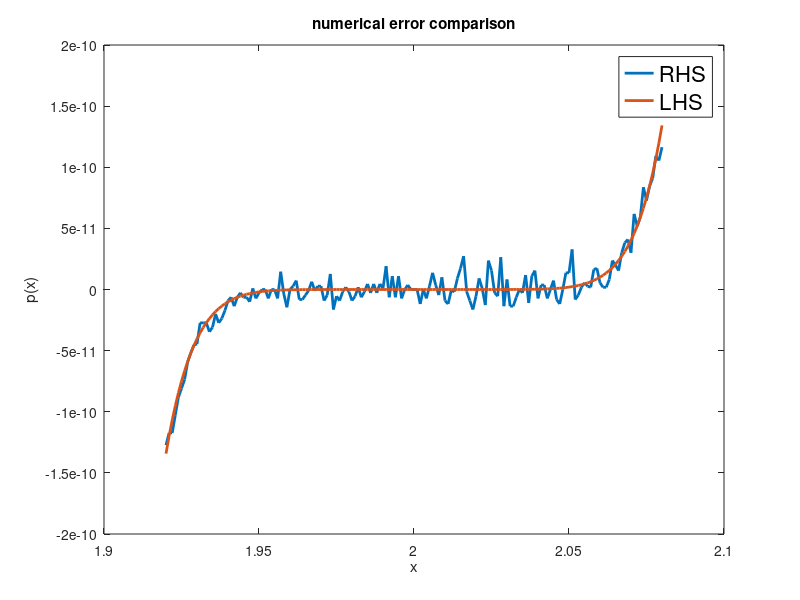

Reproduce this figure in MATLAB.
clear all; close all; clc;
delta = 0.001;
%2a
x = [1.920:delta:2.080];
%2a
rhs = x.^9 -18*x.^8 + 144*x.^7 -672*x.^6 + 2016*x.^5 - 4032*x.^4 + 5376*x.^3 - 4608*x.^2 + 2304*x -512;
%2b
lhs = (x -2).^9;
  
figure(1)
plot(x,rhs,'linewidth',2)
hold on 
plot(x,lhs,'linewidth',2)
xlabel("x");
ylabel("p(x)")
legend('RHS','LHS','location','best','fontsize',16)
title("numerical error comparison")


